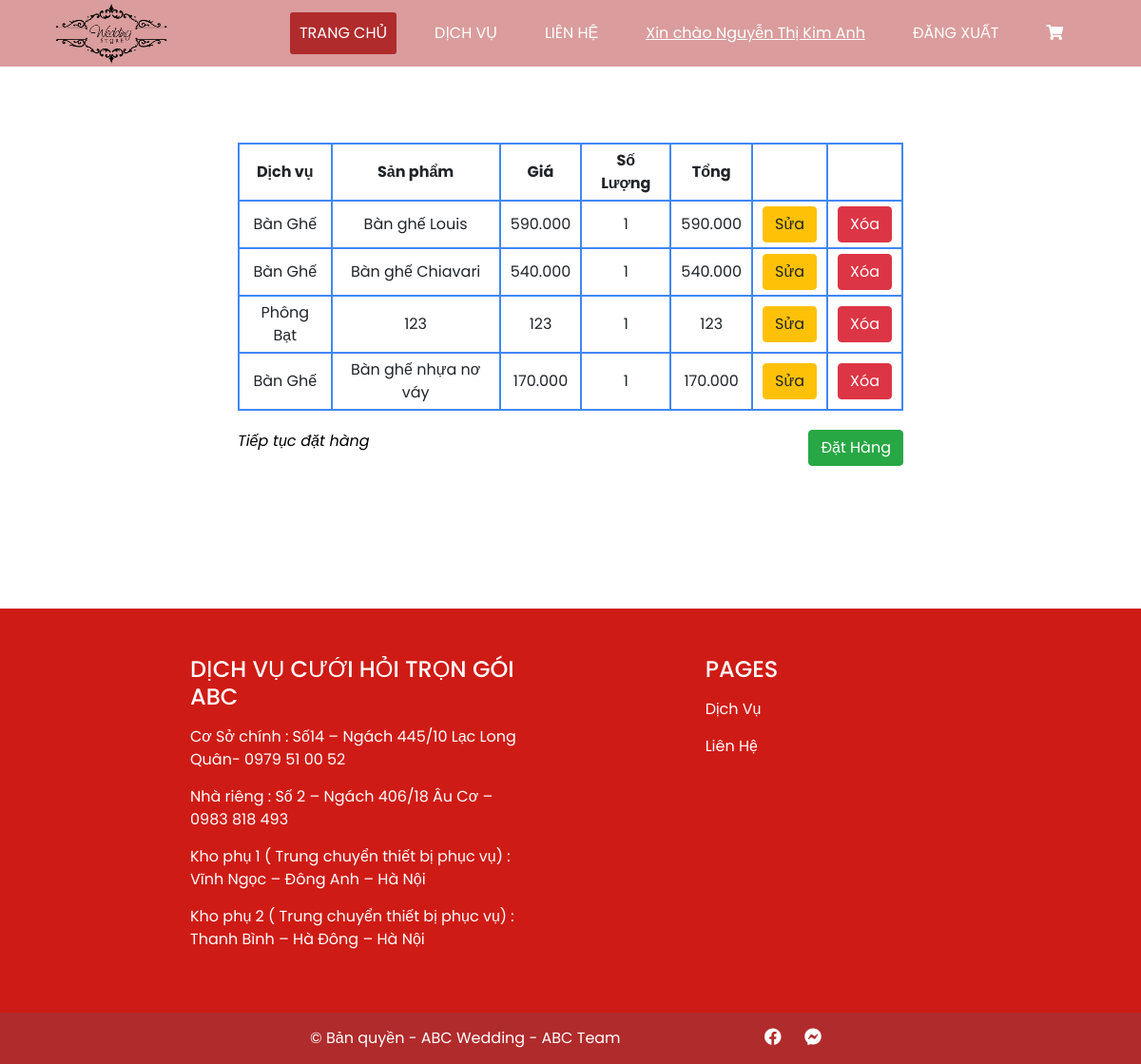
Screenshot of /category_product/manage_product.php?user_id=65 with the database file from the repository.
### tables this page shows
CREATE TABLE `user` (
  `id` int NOT NULL AUTO_INCREMENT,
  `fullname` varchar(50) DEFAULT NULL,
  `gender` varchar(45) DEFAULT NULL,
  `email` varchar(150) DEFAULT NULL,
  `phone_number` varchar(20) DEFAULT NULL,
  `address` varchar(200) DEFAULT NULL,
  `password` varchar(32) DEFAULT NULL,
  `role_id` int DEFAULT NULL,
  `created_at` datetime DEFAULT NULL,
  `updated_at` datetime DEFAULT NULL,
  `status` int DEFAULT NULL,
  PRIMARY KEY (`id`),
  KEY `role_id` (`role_id`),
  CONSTRAINT `user_ibfk_1` FOREIGN KEY (`role_id`) REFERENCES `role` (`id`)
);

CREATE TABLE `order_user` (
  `id` int NOT NULL AUTO_INCREMENT,
  `user_id` int DEFAULT NULL,
  `product_id` int DEFAULT NULL,
  `count` int DEFAULT NULL,
  `status` int DEFAULT NULL,
  PRIMARY KEY (`id`)
);

CREATE TABLE `category` (
  `id` int NOT NULL AUTO_INCREMENT,
  `name` varchar(20) DEFAULT NULL,
  `h4_content` varchar(500) NOT NULL,
  `h5_content` varchar(500) NOT NULL,
  PRIMARY KEY (`id`)
);

CREATE TABLE `product` (
  `id` int NOT NULL AUTO_INCREMENT,
  `category_id` int DEFAULT NULL,
  `title` varchar(350) DEFAULT NULL,
  `price` int DEFAULT NULL,
  `thumbnail` varchar(500) DEFAULT NULL,
  `description` longtext,
  `count` int DEFAULT NULL,
  `created_at` datetime DEFAULT NULL,
  `updated_at` datetime DEFAULT NULL,
  PRIMARY KEY (`id`),
  KEY `category_id` (`category_id`),
  CONSTRAINT `product_ibfk_1` FOREIGN KEY (`category_id`) REFERENCES `category` (`id`)
);

### Web/database/dbhelper.php (called while the page is built, shortened)
<?php
function executeResult($sql, $isSingle = false) {
	$data = null;
	$conn = mysqli_connect(HOST, USERNAME, PASSWORD, DATABASE);
	mysqli_set_charset($conn, 'utf8');
	$resultset = mysqli_query($conn, $sql);
	if($isSingle) {
		$data = mysqli_fetch_array($resultset,1);
	} else {
		$data = [];
		while(($row = mysqli_fetch_array($resultset,1)) != null) {
			$data[] = $row;
		}
	}
	return $data;
}

### Web/category_product/manage_product.php (the view, shortened to what this page needs)
<?php
	require_once('../utils/ultility.php');
	require_once('../database/dbhelper.php');
	$user_id = 0;
	$baseUrl = '';
	if(!empty($_GET)) {
		if($_GET['user_id']) {
			$user_id = $_GET['user_id'];
		}
	}
	require_once($baseUrl.'header__user.php');
?>
	<link rel="stylesheet" href="https://maxcdn.bootstrapcdn.com/bootstrap/4.4.1/css/bootstrap.min.css">
	<link rel="stylesheet" href="../asset/css/service.css">
	<link rel="stylesheet" href="../asset/css/user.css">
	<div class="order" style="padding: 150px 250px;">
		<div class="order__left">
			<table style="width:100%;">
				<thead>
					<th>Dịch vụ</th>
					<th>Sản phẩm</th>
					<th>Giá</th>
					<th>Số Lượng</th>
					<th>Tổng</th>
					<th></th>
					<th></th>
				</thead>
				<tbody>
				<?php
					$sql = "SELECT order_user.product_id, order_user.user_id, order_user.count, category.name category_name, product.title product_title, product.price FROM order_user JOIN product ON order_user.product_id = product.id JOIN category ON category.id = product.category_id WHERE order_user.user_id = ".$user_id."";
					$orderList = executeResult($sql);
					foreach ($orderList as $order) {
						echo '
							<tr>
								<td>'.$order['category_name'].'</td>
								<td>'.$order['product_title'].'</td>
								<td>'.number_format($order['price'],0,',','.').'</td>
								<td>'.$order['count'].'</td>
								<td>'.number_format($order['price']* $order['count'],0,',','.') .'</td>
								<td>
									<a href="./edit_manage_product.php?user_id='.$order['user_id'].'&product_id='.$order['product_id'].'">
										<button class="btn btn-warning">Sửa</button>
									</a>
								</td>
								<td>
									<button class="btn btn-danger" onclick="deleteItem('.$order['product_id'].', '.$order['user_id'].')">Xóa</button>
								</td>
							</tr>
						';
					}
				?>
				</tbody>
			</table>
			<div class="order__footer">
				<a href="./index.php?id=<?=$item['id']?>&user_id=<?=$user_id?>" style="color: #000;"> <i>Tiếp tục đặt hàng</i></a>
				<a href="./product_list_order.php?user_id=<?=$user_id?>">
				<button class="btn btn-success">Đặt Hàng</button>
				</a>
			</div>
		</div>
	</div>
	<div class="contact" id="contact">
				<div class="address">
					<h4>Dịch vụ cưới hỏi trọn gói ABC</h4>
					<p>Cơ Sở chính : Số14 – Ngách 445/10 Lạc Long Quân- 0979 51 00 52</p>
					<p>Nhà riêng : Số 2 – Ngách 406/18 Âu Cơ – 0983 818 493</p>
					<p>Kho phụ 1 ( Trung chuyển thiết bị phục vụ) : Vĩnh Ngọc – Đông Anh – Hà Nội</p>
					<p>Kho phụ 2 ( Trung chuyển thiết bị phục vụ) : Thanh Bình – Hà Đông – Hà Nội</p>
				</div>
				<div class="pages">
					<h4>Pages</h4>
					<a href="">Dịch Vụ</a>
					<a href="">Liên Hệ</a>
				</div>
			</div>
			<footer class="footer">
				<span class="copyright">
					© Bản quyền - ABC Wedding -
					<a href="">ABC Team</a>
				</span>
				<div class="brand">
					<a href=""><i class="fab fa-facebook"></i></a>
					<a href=""><i class="fab fa-facebook-messenger"></i></a>
				</div>
			</footer>
	</body>
</html>

### Web/category_product/header__user.php (shortened to what this page needs)
<?php
    require_once('../utils/ultility.php');
		require_once('../database/dbhelper.php');
    $sql ="select * from category";
    $menuItems = executeResult($sql);
		$user = executeResult("select fullname from user where id = ".$user_id."", true);
		$user_name = $user['fullname'];
?>
<!doctype html>
<html lang="en">
	<head>
		<link rel="stylesheet" href="../asset/font/fontawesome-free-5.15.4-web/css/all.css">
		<link
				rel="stylesheet"
				type="text/css"
				href="https://cdn.jsdelivr.net/npm/slick-carousel@1.8.1/slick/slick.css"
			/>
		<link rel="stylesheet" href="../asset/css/base.css">
	</head>
	<body>
		<div class="menu_bar">
			<a href="#">
				<img class="logo-img" src="../asset/image/logo.png" alt="">
			</a>
			<ul>
					<li class="active"><a href="../screen_user/index.php?user_id=<?=$user_id?>">Trang Chủ</a></li>
					<li>
						<a href="#">Dịch Vụ</a>
					</li>
					<li><a href="#contact">Liên Hệ</a></li>
					<li style="text-decoration: underline;">Xin chào <?php echo $user_name;?></li>
					<li><a href="../index.php">Đăng xuất</a></li>
					<li><a href="./manage_product.php?user_id=<?=$user_id?>"><i class="fas fa-shopping-cart" style="color: var(--while-color);"></i></a></li>
				</ul>
		</div>

### Web/asset/css/base.css (style rules this page uses)
* { margin: 0; padding: 0; box-sizing: border-box; font-family: "Poppins", sans-serif; }
body { min-height: 100vh; background-color: #232c33; }
:root { --primary-color: #232c33; --secondary-color: #4187f6; --while-color: #fff; --black-color: #000; --text-color: #ccc; --navbar-width: 240px; --content-width: calc(100% - var(--navbar-width) - 10px); --search-width: calc(100% - var(--navbar-width) - 10px); }
table, th, td { border: 2px solid var(--secondary-color); border-collapse: collapse; text-align: center; }

### Web/asset/css/service.css (style rules this page uses)
.order__footer { display: flex; justify-content: space-between; }

### Web/asset/css/user.css (style rules this page uses)
* { margin: 0; padding: 0; box-sizing: border-box; }
body { font-family: sans-serif; background-color: var(--while-color); }
.menu_bar { background-color: rgba(176, 43, 43, 0.466); text-align: center; height: 70px; display: flex; justify-content: space-around; align-items: center; position: fixed; top: 0; left: 0; right: 0; z-index: 100; }
.logo-img { width: 120px; height: 100%; }
.menu_bar ul { display: inline-flex; list-style: none; color: white; margin: 0; }
.menu_bar ul li { margin: 15px; padding: 10px; transition: all 0.1s linear; cursor: pointer; }
.menu_bar ul li a { text-decoration: none; text-transform: uppercase; color: #fff; }
.active, .menu_bar ul li:hover { background: #b02b2c; border-radius: 3px; }
.contact { width: 100%; padding: 50px 200px; background-color: #cf1b15; display: inline-flex; justify-content: space-between; }
.address { max-width: 360px; }
.address h3, .address h4, .pages h4, .pages h3 { text-transform: uppercase; color: var(--while-color); }
.address p { color: var(--while-color); margin: 15px 0; }
.pages a { display: block; margin: 15px 0; color: var(--while-color); text-decoration: none; }
.footer { padding: 0 200px; width: 100%; background-color: #b02b2c; display: flex; justify-content: space-evenly; }
.copyright, .brand { padding: 15px; color: var(--while-color); }
.brand a, .copyright a { color: var(--while-color); text-decoration: none; }
.brand a i { padding: 0 10px; font-size: 18px; }

### Web/category_product/manage_product.php (style rules this page uses)
th,td { padding: 5px 10px; }
.order__footer { margin-top: 20px; }

### rows the page displays
user: fullname "Nguyễn Thị Kim Anh"
order_user: category.name "Bàn Ghế", product.title "Bàn ghế Louis", product.price "590.000", count "1", $order['price']* $order['count'] "590.000"
order_user: category.name "Bàn Ghế", product.title "Bàn ghế Chiavari", product.price "540.000", count "1", $order['price']* $order['count'] "540.000"
order_user: category.name "Phông Bạt", product.title "123", product.price "123", count "1", $order['price']*$order['count'] "123"
order_user: category.name "Bàn Ghế", product.title "Bàn ghế nhựa nơ váy", product.price "170.000", count "1", $order['price']* $order['count'] "170.000"
